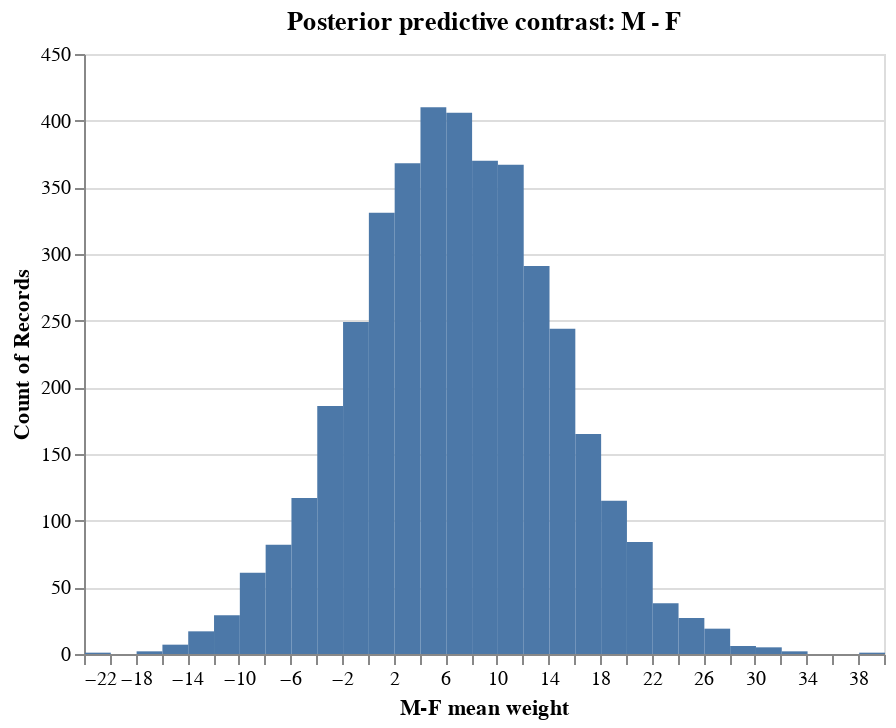

Notebook source saved alongside this figure:
### Code cell
df = pd.DataFrame({"weight_do_sex": weight_do_sex})

hist = (
    alt.Chart(df, title="Posterior predictive contrast: M - F")
    .mark_bar(binSpacing=0)
    .encode(
        x=alt.X(
            "weight_do_sex", title="M-F mean weight", bin=alt.BinParams(maxbins=50)
        ),
        y="count()",
    )
)

hist

### Figure 1 — Vega-Lite specification as saved in the notebook (floating-point values rounded to 4 significant figures; data arrays with more than 128 entries replaced by an {"elided": "..."} marker saying what was removed)
{"$schema": "https://vega.github.io/schema/vega-lite/v4.17.0.json", "config": {"view": {"continuousHeight": 300, "continuousWidth": 400}}, "data": {"name": "data-7cd34199e1fd43215bdc7f5037b89feb"}, "datasets": {"data-7cd34199e1fd43215bdc7f5037b89feb": {"elided": "4000 records"}}, "encoding": {"x": {"bin": {"maxbins": 50}, "field": "weight_do_sex", "title": "M-F mean weight", "type": "quantitative"}, "y": {"aggregate": "count", "type": "quantitative"}}, "mark": {"binSpacing": 0, "type": "bar"}, "title": "Posterior predictive contrast: M - F"}
